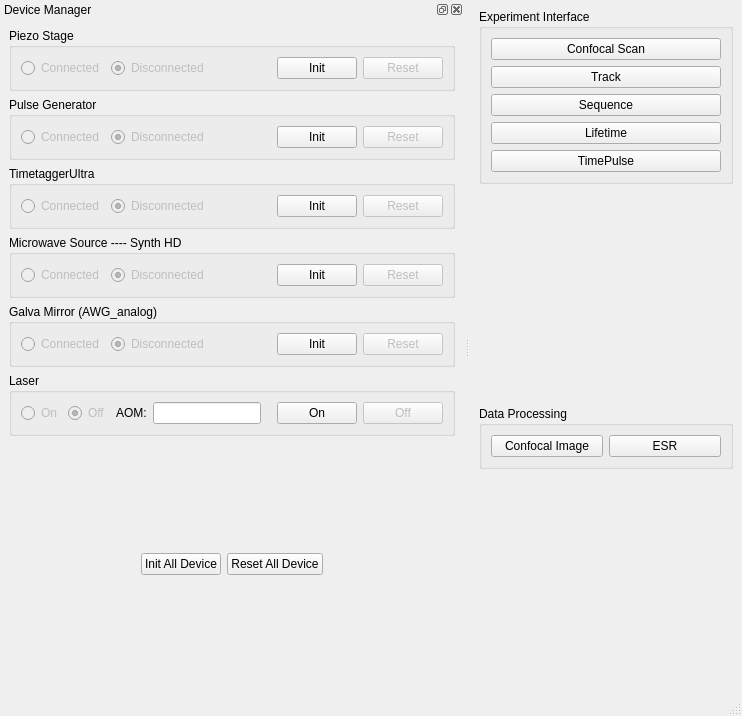
<?xml version="1.0" encoding="UTF-8"?>
<ui version="4.0">
 <class>MainWindow</class>
 <widget class="QMainWindow" name="MainWindow">
  <property name="geometry">
   <rect>
    <x>0</x>
    <y>0</y>
    <width>742</width>
    <height>716</height>
   </rect>
  </property>
  <property name="windowTitle">
   <string>MainWindow</string>
  </property>
  <widget class="QWidget" name="centralwidget">
   <layout class="QGridLayout" name="gridLayout_2">
    <item row="0" column="1">
     <widget class="QGroupBox" name="gbExperiment">
      <property name="title">
       <string>Experiment Interface</string>
      </property>
      <layout class="QGridLayout" name="gridLayout_11">
       <item row="5" column="0">
        <widget class="QPushButton" name="pbExpTimePulse">
         <property name="text">
          <string>TimePulse</string>
         </property>
        </widget>
       </item>
       <item row="1" column="0">
        <widget class="QPushButton" name="pbExpTrack">
         <property name="text">
          <string>Track</string>
         </property>
        </widget>
       </item>
       <item row="2" column="0">
        <widget class="QPushButton" name="pbExpSequence">
         <property name="text">
          <string>Sequence</string>
         </property>
        </widget>
       </item>
       <item row="0" column="0">
        <widget class="QPushButton" name="pbExpConfocal">
         <property name="text">
          <string>Confocal Scan</string>
         </property>
        </widget>
       </item>
       <item row="3" column="0">
        <widget class="QPushButton" name="pbExpLifetime">
         <property name="text">
          <string>Lifetime</string>
         </property>
        </widget>
       </item>
      </layout>
     </widget>
    </item>
    <item row="2" column="1">
     <widget class="QGroupBox" name="gbDataProcessing">
      <property name="title">
       <string>Data Processing</string>
      </property>
      <layout class="QGridLayout" name="gridLayout_12">
       <item row="0" column="0">
        <widget class="QPushButton" name="pbDP_confocal">
         <property name="text">
          <string>Confocal Image</string>
         </property>
        </widget>
       </item>
       <item row="0" column="1">
        <widget class="QPushButton" name="pbDP_ESR">
         <property name="text">
          <string>ESR</string>
         </property>
        </widget>
       </item>
      </layout>
     </widget>
    </item>
    <item row="3" column="1">
     <spacer name="verticalSpacer_2">
      <property name="orientation">
       <enum>Qt::Vertical</enum>
      </property>
      <property name="sizeHint" stdset="0">
       <size>
        <width>20</width>
        <height>40</height>
       </size>
      </property>
     </spacer>
    </item>
    <item row="1" column="1">
     <spacer name="verticalSpacer">
      <property name="orientation">
       <enum>Qt::Vertical</enum>
      </property>
      <property name="sizeHint" stdset="0">
       <size>
        <width>20</width>
        <height>40</height>
       </size>
      </property>
     </spacer>
    </item>
   </layout>
  </widget>
  <widget class="QMenuBar" name="menubar">
   <property name="geometry">
    <rect>
     <x>0</x>
     <y>0</y>
     <width>742</width>
     <height>21</height>
    </rect>
   </property>
  </widget>
  <widget class="QStatusBar" name="statusbar"/>
  <widget class="QDockWidget" name="Device_Manager">
   <property name="focusPolicy">
    <enum>Qt::TabFocus</enum>
   </property>
   <property name="windowTitle">
    <string>Device Manager</string>
   </property>
   <attribute name="dockWidgetArea">
    <number>1</number>
   </attribute>
   <widget class="QWidget" name="dockWidgetContents_2">
    <layout class="QVBoxLayout" name="verticalLayout">
     <item>
      <widget class="QGroupBox" name="gbPiezo">
       <property name="title">
        <string>Piezo Stage</string>
       </property>
       <layout class="QGridLayout" name="gridLayout_3">
        <item row="0" column="3">
         <widget class="QPushButton" name="pbPiezoInit">
          <property name="text">
           <string>Init</string>
          </property>
         </widget>
        </item>
        <item row="0" column="0">
         <widget class="QRadioButton" name="rbPiezoConnect">
          <property name="enabled">
           <bool>false</bool>
          </property>
          <property name="text">
           <string>Connected</string>
          </property>
          <property name="checkable">
           <bool>true</bool>
          </property>
         </widget>
        </item>
        <item row="0" column="1">
         <widget class="QRadioButton" name="rbPiezoDisconnect">
          <property name="enabled">
           <bool>false</bool>
          </property>
          <property name="text">
           <string>Disconnected</string>
          </property>
          <property name="checkable">
           <bool>true</bool>
          </property>
          <property name="checked">
           <bool>true</bool>
          </property>
         </widget>
        </item>
        <item row="0" column="4">
         <widget class="QPushButton" name="pbPiezoReset">
          <property name="enabled">
           <bool>false</bool>
          </property>
          <property name="text">
           <string>Reset</string>
          </property>
          <property name="checkable">
           <bool>false</bool>
          </property>
          <property name="checked">
           <bool>false</bool>
          </property>
         </widget>
        </item>
        <item row="0" column="2">
         <spacer name="horizontalSpacer">
          <property name="orientation">
           <enum>Qt::Horizontal</enum>
          </property>
          <property name="sizeHint" stdset="0">
           <size>
            <width>40</width>
            <height>20</height>
           </size>
          </property>
         </spacer>
        </item>
       </layout>
      </widget>
     </item>
     <item>
      <widget class="QGroupBox" name="gbPulseGenerator">
       <property name="title">
        <string>Pulse Generator</string>
       </property>
       <layout class="QGridLayout" name="gridLayout_6">
        <item row="0" column="3">
         <widget class="QPushButton" name="pbPulseGenInit">
          <property name="text">
           <string>Init</string>
          </property>
         </widget>
        </item>
        <item row="0" column="0">
         <widget class="QRadioButton" name="rbPulseGenConnect">
          <property name="enabled">
           <bool>false</bool>
          </property>
          <property name="text">
           <string>Connected</string>
          </property>
          <property name="checkable">
           <bool>true</bool>
          </property>
         </widget>
        </item>
        <item row="0" column="4">
         <widget class="QPushButton" name="pbPulseGenReset">
          <property name="enabled">
           <bool>false</bool>
          </property>
          <property name="text">
           <string>Reset</string>
          </property>
          <property name="checkable">
           <bool>false</bool>
          </property>
          <property name="checked">
           <bool>false</bool>
          </property>
         </widget>
        </item>
        <item row="0" column="1">
         <widget class="QRadioButton" name="rbPulseGenDisconnect">
          <property name="enabled">
           <bool>false</bool>
          </property>
          <property name="text">
           <string>Disconnected</string>
          </property>
          <property name="checkable">
           <bool>true</bool>
          </property>
          <property name="checked">
           <bool>true</bool>
          </property>
         </widget>
        </item>
        <item row="0" column="2">
         <spacer name="horizontalSpacer_5">
          <property name="orientation">
           <enum>Qt::Horizontal</enum>
          </property>
          <property name="sizeHint" stdset="0">
           <size>
            <width>40</width>
            <height>20</height>
           </size>
          </property>
         </spacer>
        </item>
       </layout>
      </widget>
     </item>
     <item>
      <widget class="QGroupBox" name="gbTimetagger">
       <property name="title">
        <string>TimetaggerUltra</string>
       </property>
       <layout class="QGridLayout" name="gridLayout_7">
        <item row="0" column="3">
         <widget class="QPushButton" name="pbTaggerInit">
          <property name="text">
           <string>Init</string>
          </property>
         </widget>
        </item>
        <item row="0" column="4">
         <widget class="QPushButton" name="pbTaggerReset">
          <property name="enabled">
           <bool>false</bool>
          </property>
          <property name="text">
           <string>Reset</string>
          </property>
          <property name="checkable">
           <bool>false</bool>
          </property>
          <property name="checked">
           <bool>false</bool>
          </property>
         </widget>
        </item>
        <item row="0" column="1">
         <widget class="QRadioButton" name="rbTaggerDisconnect">
          <property name="enabled">
           <bool>false</bool>
          </property>
          <property name="text">
           <string>Disconnected</string>
          </property>
          <property name="checkable">
           <bool>true</bool>
          </property>
          <property name="checked">
           <bool>true</bool>
          </property>
         </widget>
        </item>
        <item row="0" column="0">
         <widget class="QRadioButton" name="rbTaggerConnect">
          <property name="enabled">
           <bool>false</bool>
          </property>
          <property name="text">
           <string>Connected</string>
          </property>
          <property name="checkable">
           <bool>true</bool>
          </property>
         </widget>
        </item>
        <item row="0" column="2">
         <spacer name="horizontalSpacer_6">
          <property name="orientation">
           <enum>Qt::Horizontal</enum>
          </property>
          <property name="sizeHint" stdset="0">
           <size>
            <width>40</width>
            <height>20</height>
           </size>
          </property>
         </spacer>
        </item>
       </layout>
      </widget>
     </item>
     <item>
      <widget class="QGroupBox" name="gbMW">
       <property name="title">
        <string>Microwave Source ---- Synth HD</string>
       </property>
       <layout class="QGridLayout" name="gridLayout_9">
        <item row="0" column="0">
         <widget class="QRadioButton" name="rbMWConnect">
          <property name="enabled">
           <bool>false</bool>
          </property>
          <property name="text">
           <string>Connected</string>
          </property>
          <property name="checkable">
           <bool>true</bool>
          </property>
         </widget>
        </item>
        <item row="0" column="3">
         <widget class="QPushButton" name="pbMWInit">
          <property name="text">
           <string>Init</string>
          </property>
         </widget>
        </item>
        <item row="0" column="1">
         <widget class="QRadioButton" name="rbMWDisconnect">
          <property name="enabled">
           <bool>false</bool>
          </property>
          <property name="text">
           <string>Disconnected</string>
          </property>
          <property name="checkable">
           <bool>true</bool>
          </property>
          <property name="checked">
           <bool>true</bool>
          </property>
         </widget>
        </item>
        <item row="0" column="4">
         <widget class="QPushButton" name="pbMWReset">
          <property name="enabled">
           <bool>false</bool>
          </property>
          <property name="text">
           <string>Reset</string>
          </property>
          <property name="checkable">
           <bool>false</bool>
          </property>
          <property name="checked">
           <bool>false</bool>
          </property>
         </widget>
        </item>
        <item row="0" column="2">
         <spacer name="horizontalSpacer_8">
          <property name="orientation">
           <enum>Qt::Horizontal</enum>
          </property>
          <property name="sizeHint" stdset="0">
           <size>
            <width>40</width>
            <height>20</height>
           </size>
          </property>
         </spacer>
        </item>
       </layout>
      </widget>
     </item>
     <item>
      <widget class="QGroupBox" name="gbGalvaMirror">
       <property name="title">
        <string>Galva Mirror (AWG_analog)</string>
       </property>
       <layout class="QGridLayout" name="gridLayout_4">
        <item row="0" column="3">
         <widget class="QPushButton" name="pbGalvaInit">
          <property name="text">
           <string>Init</string>
          </property>
         </widget>
        </item>
        <item row="0" column="0">
         <widget class="QRadioButton" name="rbGalvaConnect">
          <property name="enabled">
           <bool>false</bool>
          </property>
          <property name="text">
           <string>Connected</string>
          </property>
          <property name="checkable">
           <bool>true</bool>
          </property>
         </widget>
        </item>
        <item row="0" column="1">
         <widget class="QRadioButton" name="rbGalvaDisconnect">
          <property name="enabled">
           <bool>false</bool>
          </property>
          <property name="text">
           <string>Disconnected</string>
          </property>
          <property name="checkable">
           <bool>true</bool>
          </property>
          <property name="checked">
           <bool>true</bool>
          </property>
         </widget>
        </item>
        <item row="0" column="4">
         <widget class="QPushButton" name="pbGalvaReset">
          <property name="enabled">
           <bool>false</bool>
          </property>
          <property name="text">
           <string>Reset</string>
          </property>
          <property name="checkable">
           <bool>false</bool>
          </property>
          <property name="checked">
           <bool>false</bool>
          </property>
         </widget>
        </item>
        <item row="0" column="2">
         <spacer name="horizontalSpacer_4">
          <property name="orientation">
           <enum>Qt::Horizontal</enum>
          </property>
          <property name="sizeHint" stdset="0">
           <size>
            <width>40</width>
            <height>20</height>
           </size>
          </property>
         </spacer>
        </item>
       </layout>
      </widget>
     </item>
     <item>
      <widget class="QGroupBox" name="gbLaserStage">
       <property name="title">
        <string>Laser</string>
       </property>
       <layout class="QGridLayout" name="gridLayout_10">
        <item row="0" column="6">
         <widget class="QPushButton" name="pbLaserOff">
          <property name="enabled">
           <bool>false</bool>
          </property>
          <property name="text">
           <string>Off</string>
          </property>
          <property name="checkable">
           <bool>false</bool>
          </property>
          <property name="checked">
           <bool>false</bool>
          </property>
         </widget>
        </item>
        <item row="0" column="0">
         <widget class="QRadioButton" name="rbLaserOn">
          <property name="enabled">
           <bool>false</bool>
          </property>
          <property name="text">
           <string>On</string>
          </property>
          <property name="checkable">
           <bool>true</bool>
          </property>
         </widget>
        </item>
        <item row="0" column="4">
         <spacer name="horizontalSpacer_9">
          <property name="orientation">
           <enum>Qt::Horizontal</enum>
          </property>
          <property name="sizeHint" stdset="0">
           <size>
            <width>10</width>
            <height>20</height>
           </size>
          </property>
         </spacer>
        </item>
        <item row="0" column="3">
         <widget class="QLineEdit" name="leAOMVoltage"/>
        </item>
        <item row="0" column="5">
         <widget class="QPushButton" name="pbLaserOn">
          <property name="text">
           <string>On</string>
          </property>
         </widget>
        </item>
        <item row="0" column="1">
         <widget class="QRadioButton" name="rbLaserOff">
          <property name="enabled">
           <bool>false</bool>
          </property>
          <property name="text">
           <string>Off</string>
          </property>
          <property name="checkable">
           <bool>true</bool>
          </property>
          <property name="checked">
           <bool>true</bool>
          </property>
         </widget>
        </item>
        <item row="0" column="2">
         <widget class="QLabel" name="label">
          <property name="text">
           <string>AOM:</string>
          </property>
         </widget>
        </item>
       </layout>
      </widget>
     </item>
     <item>
      <spacer name="verticalSpacer_3">
       <property name="orientation">
        <enum>Qt::Vertical</enum>
       </property>
       <property name="sizeHint" stdset="0">
        <size>
         <width>20</width>
         <height>20</height>
        </size>
       </property>
      </spacer>
     </item>
     <item>
      <layout class="QHBoxLayout" name="horizontalLayout">
       <item>
        <spacer name="horizontalSpacer_2">
         <property name="orientation">
          <enum>Qt::Horizontal</enum>
         </property>
         <property name="sizeHint" stdset="0">
          <size>
           <width>40</width>
           <height>20</height>
          </size>
         </property>
        </spacer>
       </item>
       <item>
        <widget class="QPushButton" name="pbInitAll">
         <property name="text">
          <string>Init All Device</string>
         </property>
        </widget>
       </item>
       <item>
        <widget class="QPushButton" name="pbResetAll">
         <property name="enabled">
          <bool>true</bool>
         </property>
         <property name="text">
          <string>Reset All Device</string>
         </property>
        </widget>
       </item>
       <item>
        <spacer name="horizontalSpacer_3">
         <property name="orientation">
          <enum>Qt::Horizontal</enum>
         </property>
         <property name="sizeHint" stdset="0">
          <size>
           <width>40</width>
           <height>20</height>
          </size>
         </property>
        </spacer>
       </item>
      </layout>
     </item>
     <item>
      <spacer name="verticalSpacer_4">
       <property name="orientation">
        <enum>Qt::Vertical</enum>
       </property>
       <property name="sizeHint" stdset="0">
        <size>
         <width>20</width>
         <height>40</height>
        </size>
       </property>
      </spacer>
     </item>
    </layout>
   </widget>
  </widget>
 </widget>
 <resources/>
 <connections/>
</ui>
